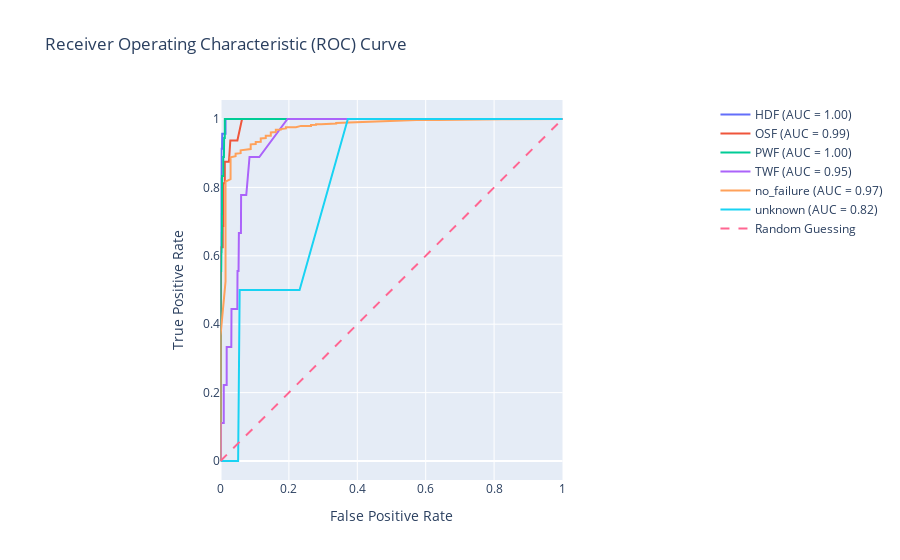

The code cell stored with this chart in its notebook:
### Code cell
y_test_bin = label_binarize(y_test, classes=unique_classes_str)
n_classes = y_test_bin.shape[1]

y_prob = model.predict_proba(X_test)

fpr = {}
tpr = {}
roc_auc = {}

for i in range(n_classes):
    if np.any(y_test_bin[:, i]):
        fpr[i], tpr[i], _ = roc_curve(y_test_bin[:, i], y_prob[:, i])
        roc_auc[i] = auc(fpr[i], tpr[i])


fig = go.Figure()

for i in range(n_classes):
    if i in roc_auc:
        fig.add_trace(go.Scatter(
            x=fpr[i], 
            y=tpr[i], 
            mode='lines', 
            name=f'{unique_classes_str[i]} (AUC = {roc_auc[i]:.2f})'
        ))

fig.add_trace(go.Scatter(
    x=[0, 1], 
    y=[0, 1], 
    mode='lines', 
    line=dict(dash='dash'), 
    name='Random Guessing'
))

fig.update_layout(
    title="Receiver Operating Characteristic (ROC) Curve",
    xaxis_title="False Positive Rate",
    yaxis_title="True Positive Rate",
    xaxis=dict(scaleanchor="y", constrain="domain"),
    yaxis=dict(scaleanchor="x", constrain="domain"),
)

fig.show()
